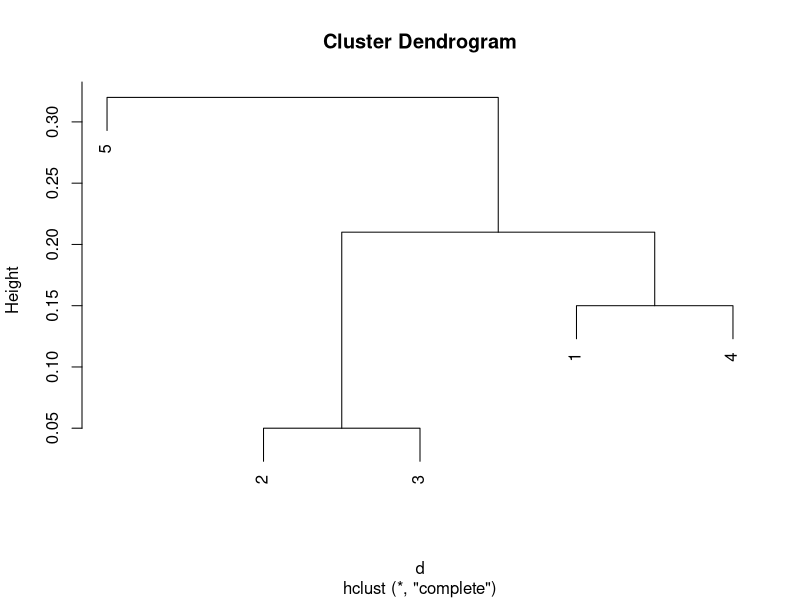
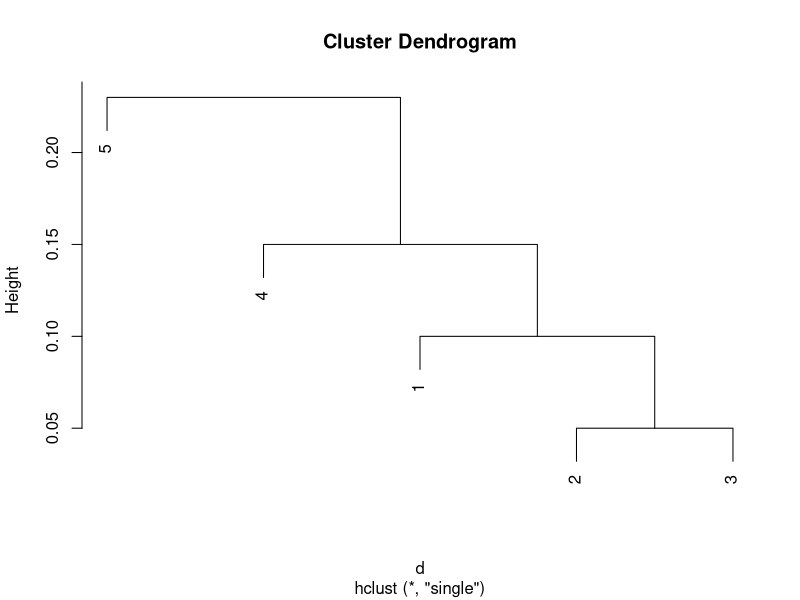
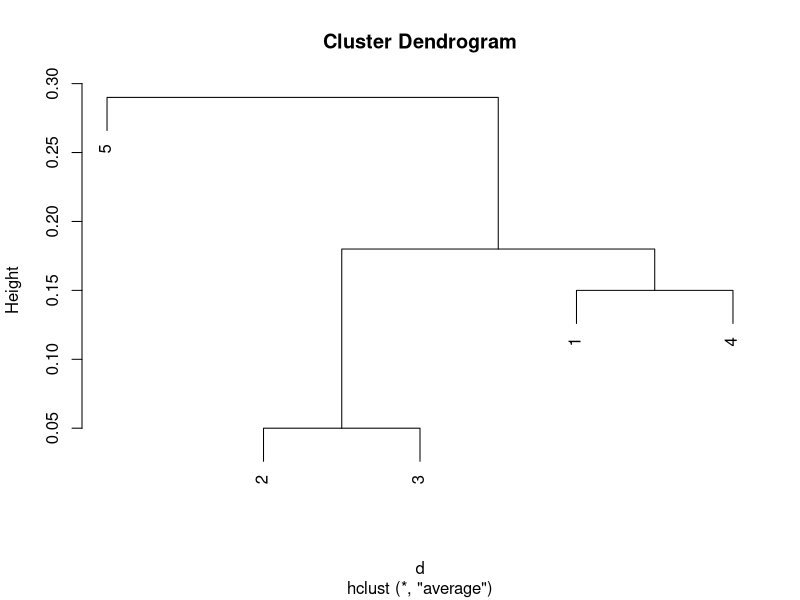
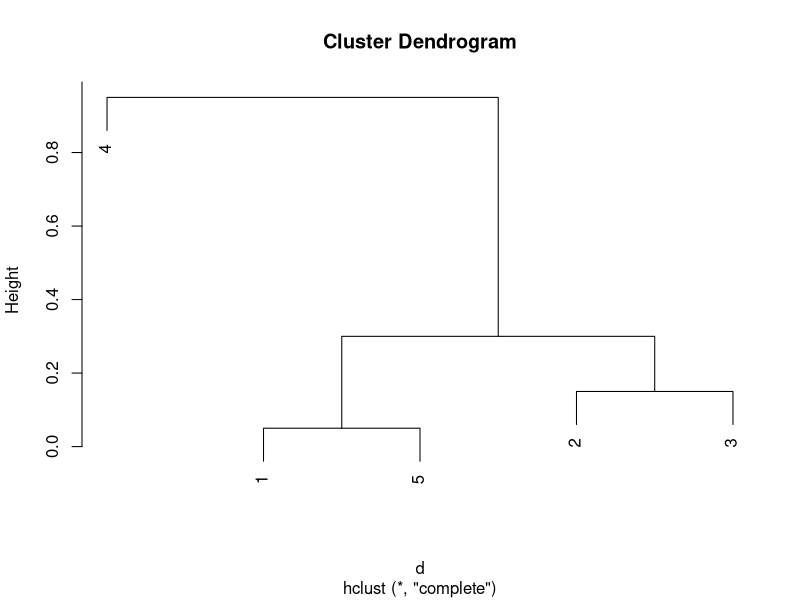
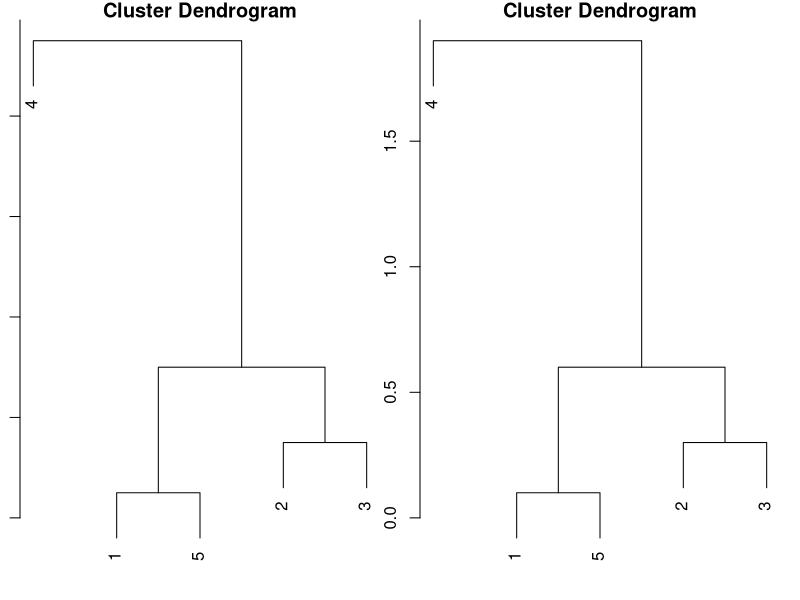
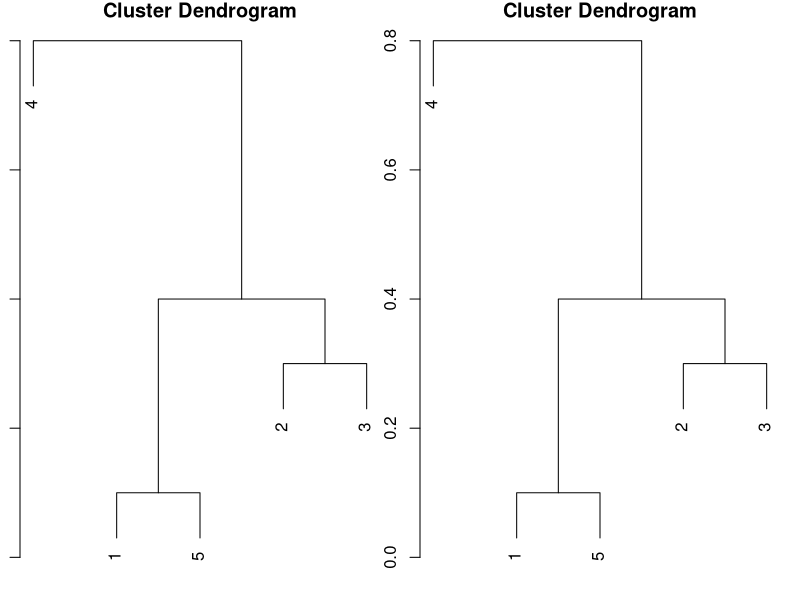
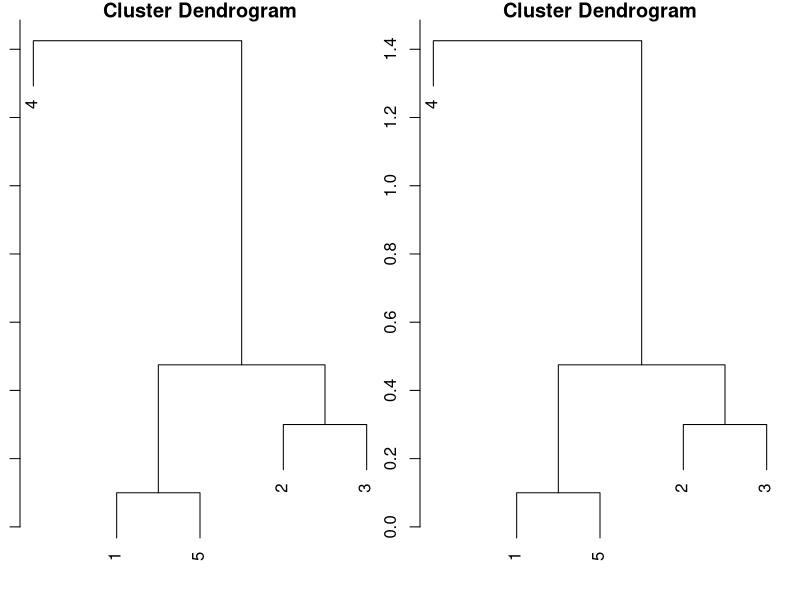
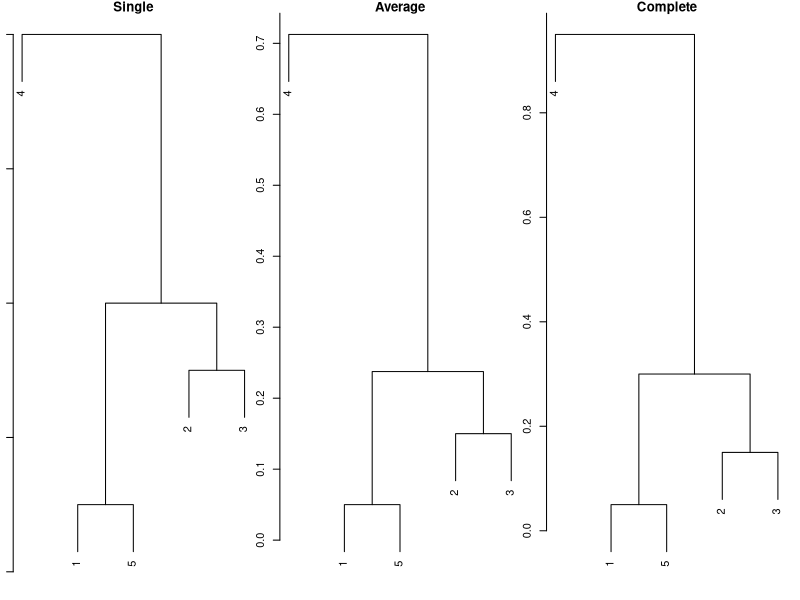

Recreate these plots in R, in order.

rm(list = ls())

vector <- c(0.00, 0.21, 0.10, 0.15, 0.30,
            0.21, 0.00, 0.05, 0.21, 0.32,
            0.10, 0.05, 0.00, 0.20, 0.31,
            0.15, 0.21, 0.20, 0.00, 0.23,
            0.30, 0.32, 0.31, 0.23, 0.00)

dist_m <- matrix(data = vector, ncol = 5)

print(dist_m)

## ELEMENTOS DE LA DIAGONAL
as.dist(dist_m)

## MATRIZ DE DISTANCIAS
d = as.dist(dist_m)

## TOMANDO MÁXIMA DISTANCIA
plot(hclust(d = d,method = "complete"))

## TOMANDO MÍNIMA DISTANCIA
plot(hclust(d = d,method = "single"))

## TOMANDO DISTANCIA PROMEDIO
plot(hclust(d = d,method = "average"))

## EJEMPLO FINAL RECUPERATORIO 2019 ##

vector <- c(0.00, 0.30, 0.20, 0.40, 0.05 ,
            0.30, 0.00, 0.15, 0.70, 0.25,
            0.20, 0.15, 0.00, 0.95, 0.20,
            0.40, 0.70, 0.95, 0.00, 0.80,
            0.05, 0.25, 0.20, 0.80, 0.00)

dist_m <- matrix(data = vector, ncol = 5)

## MATRIZ DE DISTANCIAS
d = as.dist(dist_m)

## TOMANDO MÁXIMA DISTANCIA
plot(hclust(d = d,method = "complete"))

## FINAL 2020 ##

vector <- c(0.00, 0.30, 0.20, 0.40, 0.05 ,
            0.30, 0.00, 0.15, 0.70, 0.25,
            0.20, 0.15, 0.00, 0.95, 0.20,
            0.40, 0.70, 0.95, 0.00, 0.80,
            0.05, 0.25, 0.20, 0.80, 0.00)

dist_m <- matrix(data = vector, ncol = 5)
dist_m2 <- 2 * dist_m

## MATRIZ DE DISTANCIAS
l = as.dist(dist_m)
l2 = as.dist(dist_m2)

## TOMANDO MÁXIMA DISTANCIA
par(mar = c(1,1,1,1))
par(mfrow = c(3,2))

par(mfrow = c(1,2))
plot(hclust(d = l,method = "complete"))
plot(hclust(d = l2,method = "complete"))

plot(hclust(d = l,method = "single"))
plot(hclust(d = l2,method = "single"))

plot(hclust(d = l,method = "average"))
plot(hclust(d = l2,method = "average"))

par(mfrow = c(1,3))
plot(hclust(d = l,method = "single"),main = "Single")
plot(hclust(d = l,method = "average"),main = "Average")
plot(hclust(d = l,method = "complete"), main = "Complete")

